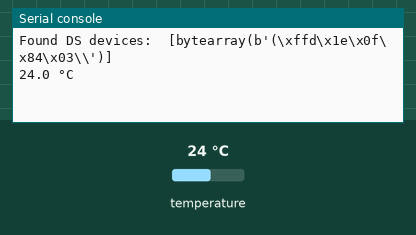
This program was run on a simulated MicroPython board. Parts: the last lines printed to the serial console. The test bench sets the inputs (shaded band); at power-on: temperature 24 °C. Files the program writes start out absent.

Above: at 1.2 s.
1.3 s: temperature set to 12 °C
At 7.1 s:
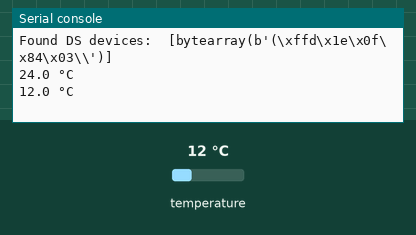
7.7 s: temperature set to 19 °C
At 12.7 s:
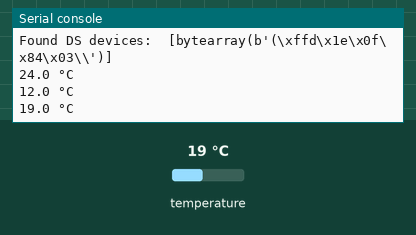
Timing chart, 0 to 14.2 s (numbered marks = the images above; inputs shaded):
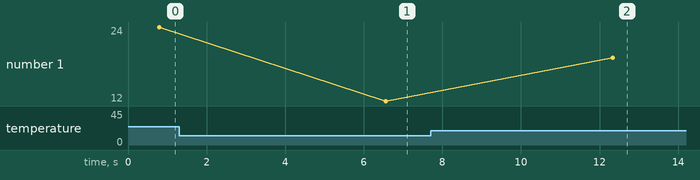

The program:

datalogger_2.py
```python
# Registrador de datos
# Técnicatura Superior en Desarrollo de Software
# Lunes 1 de noviembre de 2021

import machine, onewire, ds18x20, time, os

# Sensor DS18B20
ds_pin = machine.Pin(22)
ds_sensor = ds18x20.DS18X20(onewire.OneWire(ds_pin))
roms = ds_sensor.scan()
print('Found DS devices: ', roms)

while True:
  ds_sensor.convert_temp()
  time.sleep_ms(750)
  print(ds_sensor.read_temp(roms[0]),"°C")
  ArchTemp = ds_sensor.read_temp(roms[0])
  Archivo = open ("Fecha.txt","a")
  Archivo.write(str(ArchTemp)+ "\n")
  Archivo.close()
  time.sleep(5)
```

Measured:
- after the input at 1.3 s, the serial console: prints a new line after 5.3 s (image 1)
- after the input at 7.7 s, the serial console: prints a new line after 4.6 s (image 2)
- plotted number 1: 24 → 12 after the input at 1.3 s, 12 → 19 after the input at 7.7 s
